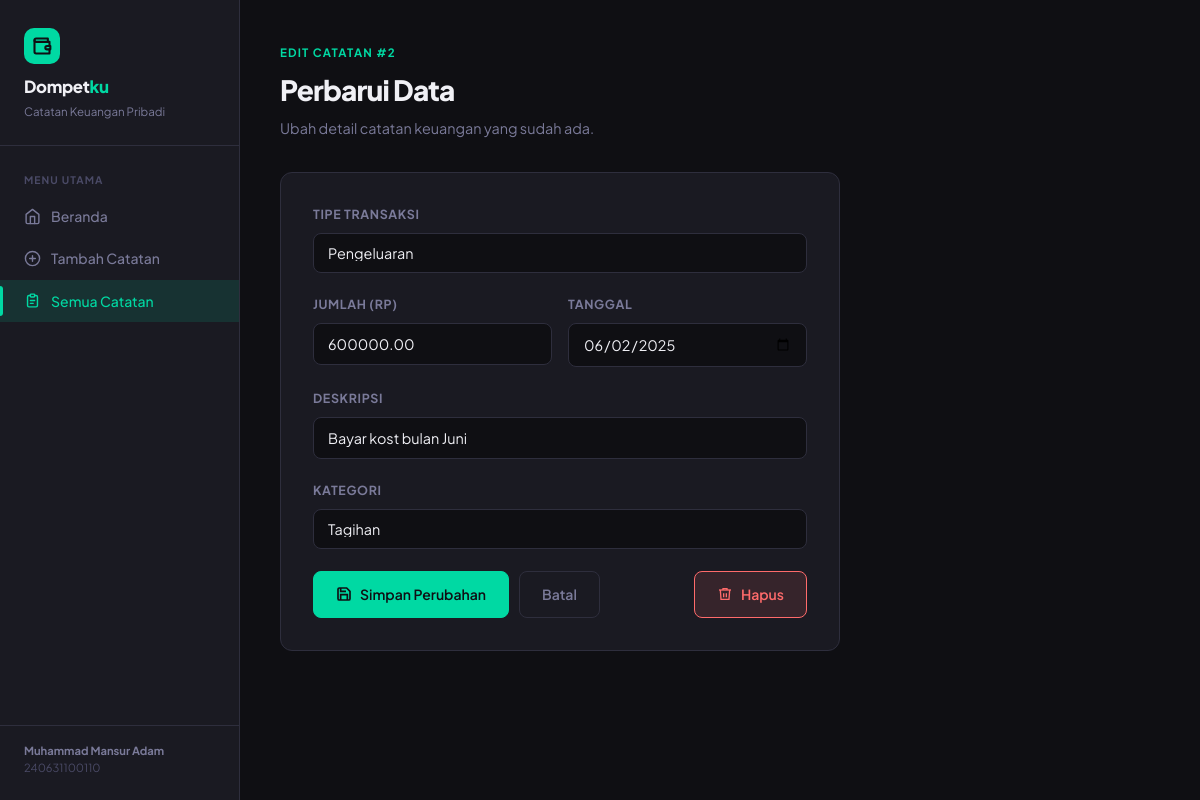
Page /edit.php?id=2 on the committed database.
### tables this page shows
CREATE TABLE catatan (
  id         INT(11)      NOT NULL AUTO_INCREMENT,
  deskripsi  VARCHAR(200) NOT NULL,
  jumlah     DECIMAL(15,2) NOT NULL,
  tipe       ENUM('masuk','keluar') NOT NULL,
  kategori   VARCHAR(100) NOT NULL,
  tanggal    DATE         NOT NULL,
  created_at TIMESTAMP    NOT NULL DEFAULT CURRENT_TIMESTAMP,
  PRIMARY KEY (id),
  INDEX idx_tipe    (tipe),
  INDEX idx_tanggal (tanggal)
);

### edit.php (the view, shortened to what this page needs)
<?php
require 'koneksi.php';
$id = (int)($_GET['id'] ?? 0);
$stmt = $conn->prepare("SELECT * FROM catatan WHERE id = ?");
$stmt->bind_param('i', $id);
$stmt->execute();
$result = $stmt->get_result();
$catatan = $result->fetch_assoc();
include 'header.php';
?>
<div class="page-header">
  <p class="eyebrow">Edit Catatan #<?= $id ?></p>
  <h2>Perbarui Data</h2>
  <p>Ubah detail catatan keuangan yang sudah ada.</p>
</div>
<div class="form-card">
  <form method="POST" action="edit.php?id=<?= $id ?>">
    <div class="form-group">
      <label for="tipe">Tipe Transaksi</label>
      <select name="tipe" id="tipe" required onchange="updateKategori(this.value)">
        <option value="keluar" <?= $catatan['tipe'] === 'keluar' ? 'selected' : '' ?>>Pengeluaran</option>
      </select>
    </div>
    <div class="form-row">
      <div class="form-group">
        <label for="jumlah">Jumlah (Rp)</label>
        <input
          type="number"
          name="jumlah"
          id="jumlah"
          min="1"
          step="500"
          value="<?= htmlspecialchars($catatan['jumlah']) ?>"
          required
        >
      </div>
      <div class="form-group">
        <label for="tanggal">Tanggal</label>
        <input
          type="date"
          name="tanggal"
          id="tanggal"
          value="<?= htmlspecialchars($catatan['tanggal']) ?>"
          required
        >
      </div>
    </div>
    <div class="form-group">
      <label for="deskripsi">Deskripsi</label>
      <input
        type="text"
        name="deskripsi"
        id="deskripsi"
        maxlength="200"
        value="<?= htmlspecialchars($catatan['deskripsi']) ?>"
        required
      >
    </div>
    <div class="form-group">
      <label for="kategori">Kategori</label>
      <select name="kategori" id="kategori" required>
        <option value="" disabled>— Pilih kategori —</option>
      </select>
    </div>
    <div class="btn-group">
      <button type="submit" class="btn btn-primary">
        <svg viewBox="0 0 24 24" fill="none" stroke="currentColor" stroke-width="2.5" width="16" height="16"><path d="M19 21H5a2 2 0 0 1-2-2V5a2 2 0 0 1 2-2h11l5 5v11a2 2 0 0 1-2 2z"/><polyline points="17 21 17 13 7 13 7 21"/><polyline points="7 3 7 8 15 8"/></svg>
        Simpan Perubahan
      </button>
      <a href="daftar.php" class="btn btn-secondary">Batal</a>
      <a href="hapus.php?id=<?= $id ?>" class="btn btn-danger" style="margin-left:auto">
        <svg viewBox="0 0 24 24" fill="none" stroke="currentColor" stroke-width="2" width="16" height="16"><polyline points="3 6 5 6 21 6"/><path d="M19 6l-1 14H6L5 6"/><path d="M10 11v6M14 11v6"/><path d="M9 6V4h6v2"/></svg>
        Hapus
      </a>
    </div>
  </form>
</div>
<?php include 'footer.php'; ?>

### css/style.css (style rules this page uses)
*, *::before, *::after { box-sizing: border-box; margin: 0; padding: 0; }
:root { --bg: #0F0F13; --surface: #1A1A22; --surface2: #22222E; --border: #2E2E3D; --mint: #00D9A3; --mint-dim: rgba(0,217,163,.12); --coral: #FF6B6B; --coral-dim: rgba(255,107,107,.12); --text: #F0F0F5; --muted: #7A7A99; --muted2: #4A4A66; --radius: 12px; --radius-sm: 8px; --shadow: 0 4px 24px rgba(0,0,0,.4); }
html { font-size: 16px; scroll-behavior: smooth; }
body { font-family: 'Plus Jakarta Sans', sans-serif; background: var(--bg); color: var(--text); min-height: 100vh; display: flex; line-height: 1.6; }
a { color: inherit; text-decoration: none; }
button, input, select, textarea { font-family: inherit; }
.page-header { margin-bottom: 32px; }
.page-header .eyebrow { font-size: .72rem; font-weight: 700; letter-spacing: .1em; text-transform: uppercase; color: var(--mint); margin-bottom: 6px; }
.page-header h2 { font-size: 1.75rem; font-weight: 800; letter-spacing: -.03em; color: var(--text); }
.page-header p { color: var(--muted); font-size: .9rem; margin-top: 4px; }
.form-card { background: var(--surface); border: 1px solid var(--border); border-radius: var(--radius); padding: 32px; max-width: 560px; }
.form-group { margin-bottom: 22px; }
.form-group label { display: block; font-size: .78rem; font-weight: 700; letter-spacing: .05em; text-transform: uppercase; color: var(--muted); margin-bottom: 8px; }
.form-group input, .form-group select, .form-group textarea { width: 100%; background: var(--bg); border: 1px solid var(--border); border-radius: var(--radius-sm); padding: 11px 14px; color: var(--text); font-size: .9rem; transition: border-color .15s, box-shadow .15s; outline: none; -webkit-appearance: none; }
.form-group select option { background: var(--surface); }
.form-row { display: grid; grid-template-columns: 1fr 1fr; gap: 16px; }
.btn { display: inline-flex; align-items: center; gap: 8px; padding: 11px 22px; border-radius: var(--radius-sm); font-size: .875rem; font-weight: 600; cursor: pointer; transition: all .15s; border: 1px solid transparent; text-decoration: none; }
.btn-primary { background: var(--mint); color: #0F0F13; border-color: var(--mint); }
.btn-secondary { background: transparent; color: var(--muted); border-color: var(--border); }
.btn-danger { background: var(--coral-dim); color: var(--coral); border-color: var(--coral); }
.btn svg { width: 16px; height: 16px; }
.btn-group { display: flex; gap: 10px; margin-top: 8px; }

### rows in the picture
catatan: tipe "Pengeluaran", jumlah "600000.00", tanggal "06/02/2025", deskripsi "Bayar kost bulan Juni"

### other values in the picture
$id "2"
